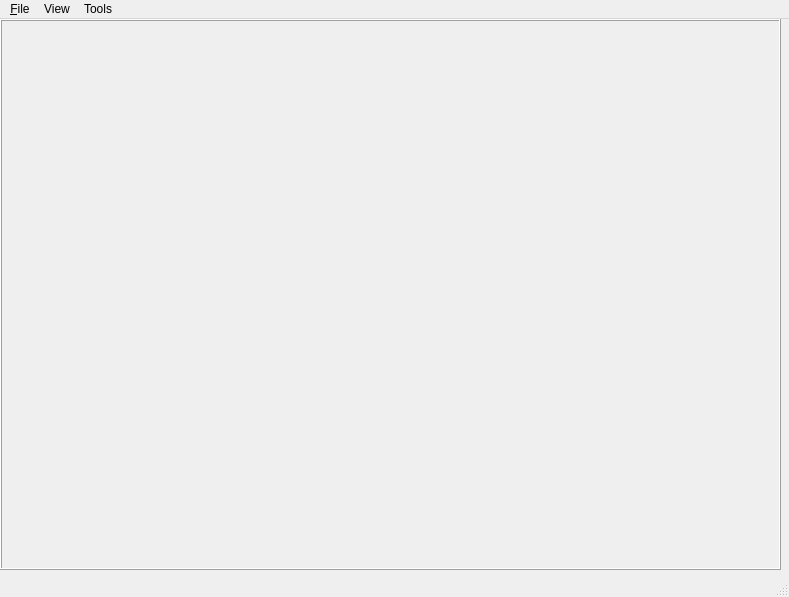
<?xml version="1.0" encoding="UTF-8"?>
<ui version="4.0">
 <class>MainWindow</class>
 <widget class="QMainWindow" name="MainWindow">
  <property name="geometry">
   <rect>
    <x>0</x>
    <y>0</y>
    <width>789</width>
    <height>597</height>
   </rect>
  </property>
  <property name="acceptDrops">
   <bool>true</bool>
  </property>
  <property name="windowTitle">
   <string>3D Viewer</string>
  </property>
  <property name="dockOptions">
   <set>QMainWindow::AllowNestedDocks|QMainWindow::AnimatedDocks</set>
  </property>
  <widget class="QWidget" name="centralwidget">
   <widget class="QFrame" name="dummyFrame">
    <property name="geometry">
     <rect>
      <x>0</x>
      <y>0</y>
      <width>781</width>
      <height>551</height>
     </rect>
    </property>
    <property name="acceptDrops">
     <bool>true</bool>
    </property>
    <property name="frameShape">
     <enum>QFrame::Box</enum>
    </property>
    <property name="frameShadow">
     <enum>QFrame::Raised</enum>
    </property>
   </widget>
  </widget>
  <widget class="QMenuBar" name="menubar">
   <property name="geometry">
    <rect>
     <x>0</x>
     <y>0</y>
     <width>789</width>
     <height>25</height>
    </rect>
   </property>
   <widget class="QMenu" name="menu_File">
    <property name="title">
     <string>&amp;File</string>
    </property>
    <addaction name="action_open"/>
    <addaction name="separator"/>
    <addaction name="action_exit"/>
   </widget>
   <widget class="QMenu" name="menuView">
    <property name="title">
     <string>View</string>
    </property>
    <addaction name="action_topView"/>
    <addaction name="action_perspective"/>
   </widget>
   <widget class="QMenu" name="menuTools">
    <property name="title">
     <string>Tools</string>
    </property>
    <addaction name="action_transformObject"/>
    <addaction name="action_loadMatrix"/>
    <addaction name="separator"/>
   </widget>
   <addaction name="menu_File"/>
   <addaction name="menuView"/>
   <addaction name="menuTools"/>
  </widget>
  <widget class="QStatusBar" name="statusbar"/>
  <action name="action_open">
   <property name="text">
    <string>&amp;Open</string>
   </property>
  </action>
  <action name="action_exit">
   <property name="text">
    <string>E&amp;xit</string>
   </property>
  </action>
  <action name="action_topView">
   <property name="text">
    <string>Top View</string>
   </property>
  </action>
  <action name="action_perspective">
   <property name="text">
    <string>Perspective </string>
   </property>
  </action>
  <action name="action_editObjects">
   <property name="text">
    <string>Edit Objects</string>
   </property>
  </action>
  <action name="action_transformObject">
   <property name="text">
    <string>Enter Transformation Matrix...</string>
   </property>
  </action>
  <action name="action_loadMatrix">
   <property name="text">
    <string>Load Transformation Matrix...</string>
   </property>
  </action>
 </widget>
 <resources/>
 <connections>
  <connection>
   <sender>action_exit</sender>
   <signal>activated()</signal>
   <receiver>MainWindow</receiver>
   <slot>close()</slot>
   <hints>
    <hint type="sourcelabel">
     <x>-1</x>
     <y>-1</y>
    </hint>
    <hint type="destinationlabel">
     <x>394</x>
     <y>298</y>
    </hint>
   </hints>
  </connection>
 </connections>
</ui>
